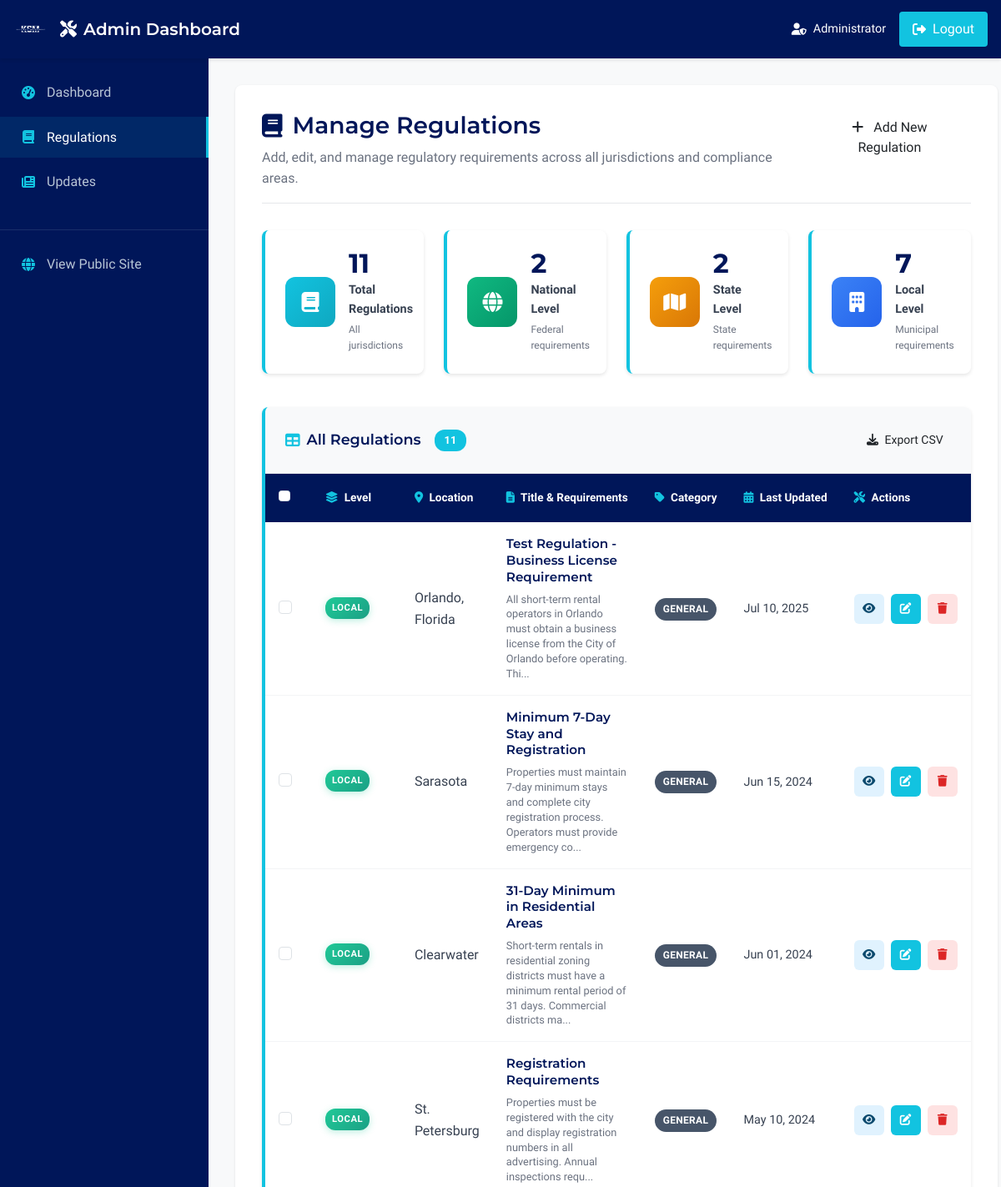
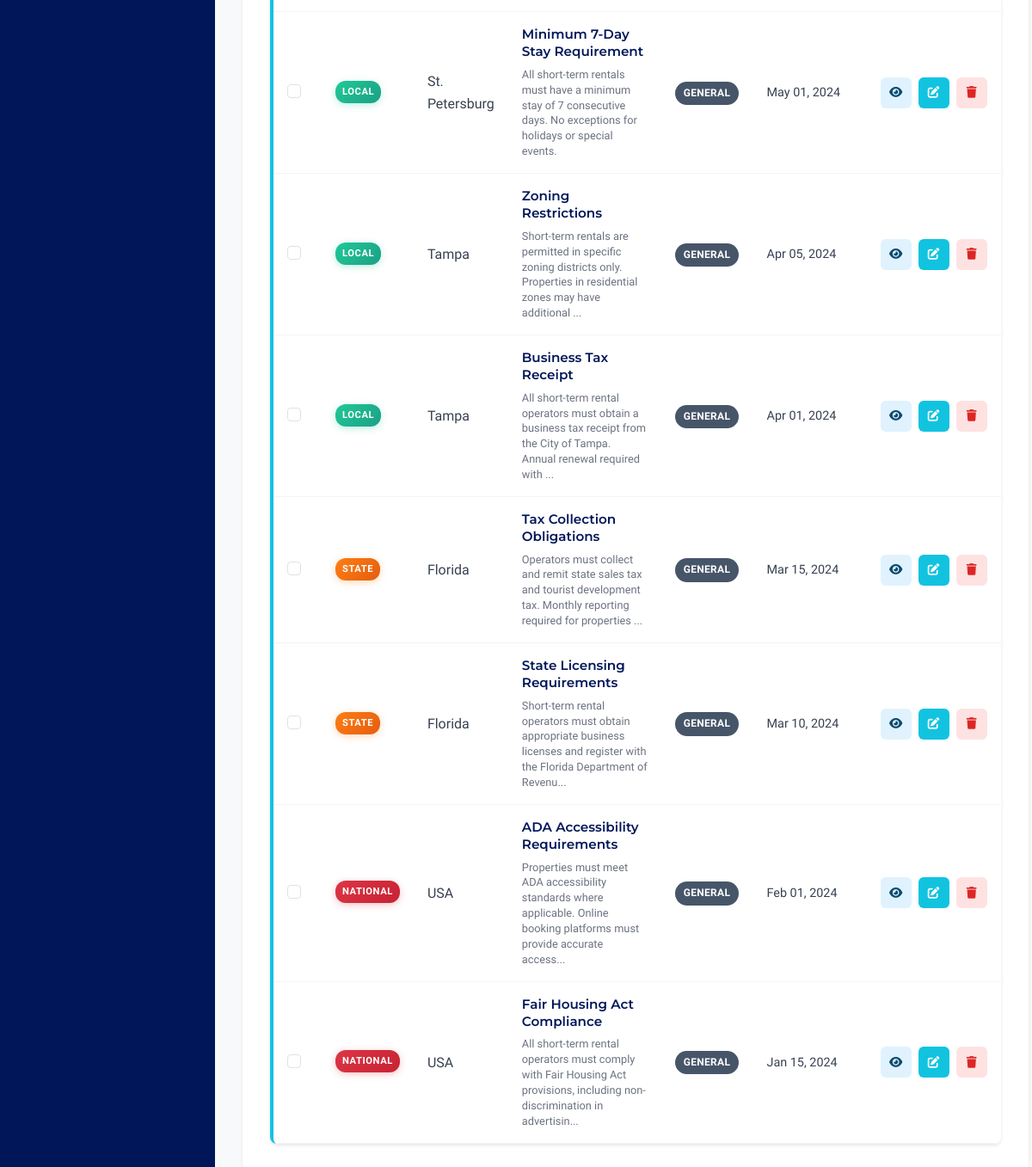
Screenshot of /admin/regulations (signed in) with the database file from the repository (2 pictures, top to bottom).
### models.py (models this page shows, shortened)
class Regulation(db.Model):
    __tablename__ = 'regulations'
    id = db.Column(db.Integer, primary_key=True)
    jurisdiction_level = db.Column(db.String(20), nullable=False)  # National, State, Local
    location = db.Column(db.String(100), nullable=False)  # USA, Florida, Tampa, etc.
    title = db.Column(db.String(200), nullable=False)
    key_requirements = db.Column(db.Text, nullable=False)
    compliance_level = db.Column(db.String(20), nullable=False, default='Mandatory')  # Mandatory, Recommended, Optional
    property_types = db.Column(db.String(200))  # Comma-separated: Residential, Commercial, Mixed-use
    status = db.Column(db.String(20), default='Current & Active')  # Current & Active, Upcoming, Expired
    category = db.Column(db.String(50), nullable=False, default='General')  # Zoning, Registration, Tax, Licensing
    priority = db.Column(db.String(10), default='Medium')  # High, Medium, Low
    related_keywords = db.Column(db.Text)  # Comma-separated tags
    compliance_checklist = db.Column(db.Text)  # JSON or structured text
    local_authority_contact = db.Column(db.Text)  # Contact details for local authorities
    last_updated = db.Column(db.DateTime, default=datetime.utcnow)
    created_at = db.Column(db.DateTime, default=datetime.utcnow)
    updated_at = db.Column(db.DateTime, default=datetime.utcnow, onupdate=datetime.utcnow)
    property_type = db.Column(db.String(50), nullable=True)  # Legacy field - will migrate to property_types
    effective_date = db.Column(db.Date, nullable=True)  # When regulation becomes effective
    expiry_date = db.Column(db.Date, nullable=True)  # When regulation expires (if applicable)
    keywords = db.Column(db.Text, nullable=True)  # Legacy field - will migrate to related_keywords

### app/blueprints/admin.py (the view)
@admin_bp.route('/regulations')
@require_admin_login
@log_admin_action('regulations_management')
def manage_regulations():
    try:
        start_time = time.time()
        regulations = Regulation.query.order_by(Regulation.last_updated.desc()).all()
        load_time = time.time() - start_time
        logger.info(f"Successfully loaded {len(regulations)} regulations for admin management in {load_time:.3f}s")
        if load_time > 1.0:
            performance_logger.warning(f"Slow regulation loading - Duration: {load_time:.3f}s | Count: {len(regulations)}")
        return render_template('admin/manage_regulations.html', regulations=regulations)
    except Exception as e:
        logger.error(f"Error in manage_regulations: {str(e)}", exc_info=True)
        flash(f"Error loading regulations: {str(e)}", 'error')
        return redirect(url_for('admin.dashboard'))

### templates/admin/manage_regulations.html (shortened to what this page needs)
{% extends "admin/admin_base.html" %}
{% block content %}
<div class="admin-content">
    <div class="admin-page-header">
        <div class="d-flex justify-content-between align-items-start">
            <div>
                <h1 class="admin-page-title">
                    <i class="fas fa-book"></i>
                    Manage Regulations
                </h1>
                <p class="admin-page-subtitle">Add, edit, and manage regulatory requirements across all jurisdictions and compliance areas.</p>
            </div>
            <div class="admin-header-actions">
                <a href="{{ url_for('admin.new_regulation') }}" class="btn btn-admin-primary">
                    <i class="fas fa-plus me-2"></i>
                    Add New Regulation
                </a>
            </div>
        </div>
    </div>
    {% if regulations %}
    <div class="row mb-4">
        <div class="col-xl-3 col-md-6 mb-3">
            <div class="admin-regulation-stat-card">
                <div class="regulation-stat-icon">
                    <i class="fas fa-book"></i>
                </div>
                <div class="regulation-stat-content">
                    <div class="regulation-stat-number">{{ regulations | length }}</div>
                    <div class="regulation-stat-label">Total Regulations</div>
                    <div class="regulation-stat-desc">All jurisdictions</div>
                </div>
            </div>
        </div>
        <div class="col-xl-3 col-md-6 mb-3">
            <div class="admin-regulation-stat-card">
                <div class="regulation-stat-icon national">
                    <i class="fas fa-globe"></i>
                </div>
                <div class="regulation-stat-content">
                    <div class="regulation-stat-number">
                        {{ regulations | selectattr('jurisdiction_level', 'equalto', 'National') | list | length }}
                    </div>
                    <div class="regulation-stat-label">National Level</div>
                    <div class="regulation-stat-desc">Federal requirements</div>
                </div>
            </div>
        </div>
        <div class="col-xl-3 col-md-6 mb-3">
            <div class="admin-regulation-stat-card">
                <div class="regulation-stat-icon state">
                    <i class="fas fa-map"></i>
                </div>
                <div class="regulation-stat-content">
                    <div class="regulation-stat-number">
                        {{ regulations | selectattr('jurisdiction_level', 'equalto', 'State') | list | length }}
                    </div>
                    <div class="regulation-stat-label">State Level</div>
                    <div class="regulation-stat-desc">State requirements</div>
                </div>
            </div>
        </div>
        <div class="col-xl-3 col-md-6 mb-3">
            <div class="admin-regulation-stat-card">
                <div class="regulation-stat-icon local">
                    <i class="fas fa-building"></i>
                </div>
                <div class="regulation-stat-content">
                    <div class="regulation-stat-number">
                        {{ regulations | selectattr('jurisdiction_level', 'equalto', 'Local') | list | length }}
                    </div>
                    <div class="regulation-stat-label">Local Level</div>
                    <div class="regulation-stat-desc">Municipal requirements</div>
                </div>
            </div>
        </div>
    </div>
    <div class="admin-regulations-table-card">
        <div class="regulations-table-header">
            <div class="table-header-content">
                <h5 class="regulations-table-title">
                    <i class="fas fa-table"></i>
                    All Regulations
                    <span class="regulations-count-badge">{{ regulations | length }}</span>
                </h5>
                <div class="table-actions">
                    <button class="btn btn-admin-secondary btn-sm" onclick="exportToCSV()">
                        <i class="fas fa-download me-1"></i>
                        Export CSV
                    </button>
                </div>
            </div>
        </div>
        <div class="regulations-table-body">
            <div class="table-responsive">
                <table class="admin-regulations-table" id="regulationsTable">
                    <thead>
                        <tr>
                            <th class="level-column">
                                <i class="fas fa-layer-group me-1"></i>
                                Level
                            </th>
                            <th class="location-column">
                                <i class="fas fa-map-marker-alt me-1"></i>
                                Location
                            </th>
                            <th class="title-column">
                                <i class="fas fa-file-alt me-1"></i>
                                Title & Requirements
                            </th>
                            <th class="category-column">
                                <i class="fas fa-tag me-1"></i>
                                Category
                            </th>
                            <th class="updated-column">
                                <i class="fas fa-calendar-alt me-1"></i>
                                Last Updated
                            </th>
                            <th class="actions-column">
                                <i class="fas fa-tools me-1"></i>
                                Actions
                            </th>
                        </tr>
                    </thead>
                    <tbody>
                        {% for regulation in regulations %}
                        <tr class="regulation-table-row" data-item-id="{{ regulation.id }}">
                            <td class="level-cell">
                                <span class="jurisdiction-badge
                                    {% if regulation.jurisdiction_level == 'National' %}jurisdiction-national
                                    {% elif regulation.jurisdiction_level == 'State' %}jurisdiction-state
                                    {% else %}jurisdiction-local{% endif %}">
                                    {{ regulation.jurisdiction_level }}
                                </span>
                            </td>
                            <td class="location-cell">
                                <div class="regulation-location">{{ regulation.location }}</div>
                            </td>
                            <td class="title-cell">
                                <div class="regulation-title-text">{{ regulation.title }}</div>
                                <div class="regulation-requirements-preview">
                                    {{ regulation.key_requirements[:120] }}{% if regulation.key_requirements|length > 120 %}...{% endif %}
                                </div>
                            </td>
                            <td class="category-cell">
                                <span class="category-tag
                                    {% if regulation.category == 'Legal' %}tag-legal
                                    {% elif regulation.category == 'Licensing' %}tag-licensing
                                    {% elif regulation.category == 'Taxes' %}tag-taxes
                                    {% elif regulation.category == 'Zoning' %}tag-zoning
                                    {% elif regulation.category == 'Occupancy' %}tag-occupancy
                                    {% elif regulation.category == 'Registration' %}tag-registration
                                    {% elif regulation.category == 'Discrimination' %}tag-discrimination
                                    {% else %}tag-default{% endif %}">
                                    {{ regulation.category }}
                                </span>
                            </td>
                            <td class="updated-cell">
                                <div class="regulation-update-date">
                                    {% if regulation.last_updated %}
                                        {{ regulation.last_updated.strftime('%b %d, %Y') }}
                                    {% else %}
                                        Not specified
                                    {% endif %}
                                </div>
                            </td>
                            <td class="actions-cell">
                                <div class="regulation-actions">
                                    <a href="{{ url_for('main.regulation_detail', regulation_id=regulation.id) }}"
                                       class="action-btn view-btn"
                                       title="View Details">
                                        <i class="fas fa-eye"></i>
                                    </a>
                                    <a href="{{ url_for('admin.edit_regulation', regulation_id=regulation.id) }}"
                                       class="action-btn edit-btn"
                                       title="Edit Regulation">
                                        <i class="fas fa-edit"></i>
                                    </a>
                                    <button type="button"
                                            class="action-btn delete-btn"
                                            title="Delete Regulation"
                                            data-regulation-id="{{ regulation.id }}"
                                            data-regulation-title="{{ regulation.title }}"
                                            onclick="deleteRegulation(this)">
                                        <i class="fas fa-trash"></i>
                                    </button>
                                </div>
                            </td>
                        </tr>
                        {% endfor %}
                    </tbody>
                </table>
            </div>
        </div>
    </div>
    {% endif %}
</div>
{% endblock %}

### rows the page displays
Regulation: jurisdiction_level "LOCAL", location "Orlando, Florida", title "Test Regulation - Business License Requirement", key_requirements "All short-term rental operators in Orlando must obtain a business license from the City of Orlando before operating. Thi", category "GENERAL", last_updated "Jul 10, 2025"
Regulation: jurisdiction_level "LOCAL", location "Sarasota", title "Minimum 7-Day Stay and Registration", key_requirements "Properties must maintain 7-day minimum stays and complete city registration process. Operators must provide emergency co", category "GENERAL", last_updated "Jun 15, 2024"
Regulation: jurisdiction_level "LOCAL", location "Clearwater", title "31-Day Minimum in Residential Areas", key_requirements "Short-term rentals in residential zoning districts must have a minimum rental period of 31 days. Commercial districts ma", category "GENERAL", last_updated "Jun 01, 2024"
Regulation: jurisdiction_level "LOCAL", location "St. Petersburg", title "Registration Requirements", key_requirements "Properties must be registered with the city and display registration numbers in all advertising. Annual inspections requ", category "GENERAL", last_updated "May 10, 2024"
Regulation: jurisdiction_level "LOCAL", location "St. Petersburg", title "Minimum 7-Day Stay Requirement", key_requirements "All short-term rentals must have a minimum stay of 7 consecutive days. No exceptions for holidays or special events.", category "GENERAL", last_updated "May 01, 2024"
Regulation: jurisdiction_level "LOCAL", location "Tampa", title "Zoning Restrictions", key_requirements "Short-term rentals are permitted in specific zoning districts only. Properties in residential zones may have additional", category "GENERAL", last_updated "Apr 05, 2024"
Regulation: jurisdiction_level "LOCAL", location "Tampa", title "Business Tax Receipt", key_requirements "All short-term rental operators must obtain a business tax receipt from the City of Tampa. Annual renewal required with", category "GENERAL", last_updated "Apr 01, 2024"
Regulation: jurisdiction_level "STATE", location "Florida", title "Tax Collection Obligations", key_requirements "Operators must collect and remit state sales tax and tourist development tax. Monthly reporting required for properties", category "GENERAL", last_updated "Mar 15, 2024"
Regulation: jurisdiction_level "STATE", location "Florida", title "State Licensing Requirements", key_requirements "Short-term rental operators must obtain appropriate business licenses and register with the Florida Department of Revenu", category "GENERAL", last_updated "Mar 10, 2024"
Regulation: jurisdiction_level "NATIONAL", location "USA", title "ADA Accessibility Requirements", key_requirements "Properties must meet ADA accessibility standards where applicable. Online booking platforms must provide accurate access", category "GENERAL", last_updated "Feb 01, 2024"
Regulation: jurisdiction_level "NATIONAL", location "USA", title "Fair Housing Act Compliance", key_requirements "All short-term rental operators must comply with Fair Housing Act provisions, including non-discrimination in advertisin", category "GENERAL", last_updated "Jan 15, 2024"

### other values shown
{{ regulations | length }} "11"
